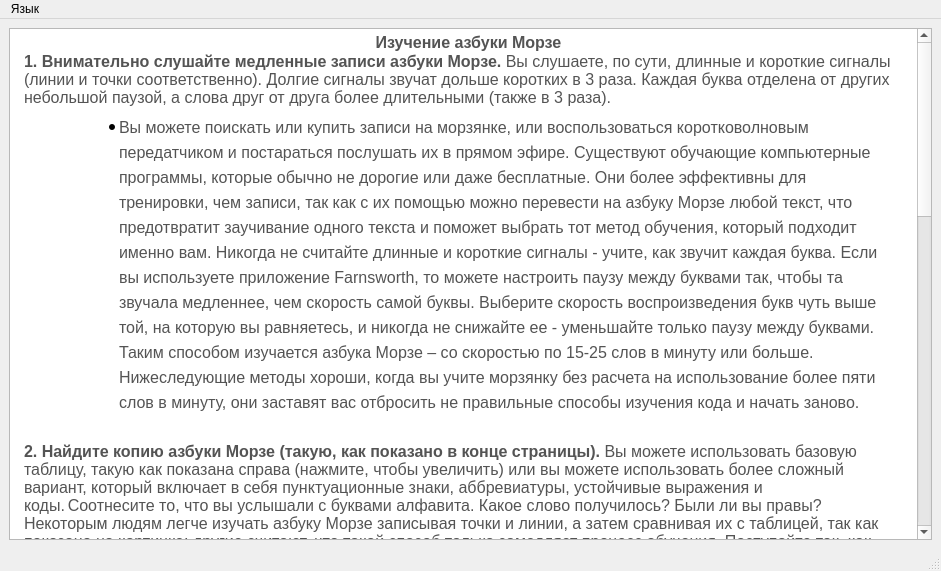
<?xml version="1.0" encoding="UTF-8"?>
<ui version="4.0">
 <class>studywindow</class>
 <widget class="QMainWindow" name="studywindow">
  <property name="geometry">
   <rect>
    <x>0</x>
    <y>0</y>
    <width>941</width>
    <height>571</height>
   </rect>
  </property>
  <property name="windowTitle">
   <string>MainWindow</string>
  </property>
  <widget class="QWidget" name="centralwidget">
   <layout class="QGridLayout" name="gridLayout">
    <item row="0" column="0">
     <widget class="QTextBrowser" name="textBrowser">
      <property name="enabled">
       <bool>true</bool>
      </property>
      <property name="sizePolicy">
       <sizepolicy hsizetype="Ignored" vsizetype="Ignored">
        <horstretch>0</horstretch>
        <verstretch>0</verstretch>
       </sizepolicy>
      </property>
      <property name="font">
       <font>
        <family>MS Shell Dlg 2</family>
        <pointsize>12</pointsize>
       </font>
      </property>
      <property name="html">
       <string>&lt;!DOCTYPE HTML PUBLIC &quot;-//W3C//DTD HTML 4.0//EN&quot; &quot;http://www.w3.org/TR/REC-html40/strict.dtd&quot;&gt;
&lt;html&gt;&lt;head&gt;&lt;meta name=&quot;qrichtext&quot; content=&quot;1&quot; /&gt;&lt;style type=&quot;text/css&quot;&gt;
p, li { white-space: pre-wrap; }
&lt;/style&gt;&lt;/head&gt;&lt;body style=&quot; font-family:'MS Shell Dlg 2'; font-size:12pt; font-weight:400; font-style:normal;&quot;&gt;
&lt;p align=&quot;center&quot; style=&quot; margin-top:0px; margin-bottom:0px; margin-left:10px; margin-right:0px; -qt-block-indent:0; text-indent:0px;&quot;&gt;&lt;span style=&quot; font-family:'Helvetica','Nimbus Sans L','Arial','Liberation Sans','sans-serif'; font-weight:600; color:#545454;&quot;&gt;Изучение азбуки Морзе&lt;/span&gt;&lt;/p&gt;
&lt;p style=&quot; margin-top:0px; margin-bottom:0px; margin-left:10px; margin-right:0px; -qt-block-indent:0; text-indent:0px;&quot;&gt;&lt;span style=&quot; font-family:'Helvetica','Nimbus Sans L','Arial','Liberation Sans','sans-serif'; font-weight:600; color:#545454;&quot;&gt;1. &lt;/span&gt;&lt;span style=&quot; font-family:'inherit'; font-size:16px; font-weight:600; color:#545454;&quot;&gt;Внимательно слушайте медленные записи азбуки Морзе.&lt;/span&gt;&lt;span style=&quot; font-family:'Helvetica','Nimbus Sans L','Arial','Liberation Sans','sans-serif'; font-size:16px; color:#545454;&quot;&gt; Вы слушаете, по сути, длинные и короткие сигналы (линии и точки соответственно). Долгие сигналы звучат дольше коротких в 3 раза. Каждая буква отделена от других небольшой паузой, а слова друг от друга более длительными (также в 3 раза).&lt;/span&gt;&lt;/p&gt;
&lt;ul style=&quot;margin-top: 0px; margin-bottom: 0px; margin-left: 0px; margin-right: 0px; -qt-list-indent: 1;&quot;&gt;&lt;li style=&quot; font-family:'inherit'; font-size:16px; color:#545454; background-color:#ffffff;&quot; style=&quot; margin-top:5px; margin-bottom:0px; margin-left:65px; margin-right:30px; -qt-block-indent:0; text-indent:0px; line-height:25px;&quot;&gt;&lt;span style=&quot; font-size:16px;&quot;&gt;Вы можете поискать или купить записи на морзянке, или воспользоваться коротковолновым передатчиком и постараться послушать их в прямом эфире. Существуют обучающие компьютерные программы, которые обычно не дорогие или даже бесплатные. Они более эффективны для тренировки, чем записи, так как с их помощью можно перевести на азбуку Морзе любой текст, что предотвратит заучивание одного текста и поможет выбрать тот метод обучения, который подходит именно вам. Никогда не считайте длинные и короткие сигналы - учите, как звучит каждая буква. Если вы используете приложение Farnsworth, то можете настроить паузу между буквами так, чтобы та звучала медленнее, чем скорость самой буквы. Выберите скорость воспроизведения букв чуть выше той, на которую вы равняетесь, и никогда не снижайте ее - уменьшайте только паузу между буквами. Таким способом изучается азбука Морзе – со скоростью по 15-25 слов в минуту или больше. Нижеследующие методы хороши, когда вы учите морзянку без расчета на использование более пяти слов в минуту, они заставят вас отбросить не правильные способы изучения кода и начать заново.&lt;/span&gt;&lt;/li&gt;&lt;/ul&gt;
&lt;p style=&quot;-qt-paragraph-type:empty; margin-top:5px; margin-bottom:0px; margin-left:65px; margin-right:30px; -qt-block-indent:1; text-indent:0px; line-height:25px; font-family:'inherit'; font-size:16px; color:#545454; background-color:#ffffff;&quot;&gt;&lt;br /&gt;&lt;/p&gt;
&lt;p style=&quot; margin-top:0px; margin-bottom:0px; margin-left:10px; margin-right:30px; -qt-block-indent:0; text-indent:0px;&quot;&gt;&lt;span style=&quot; font-family:'inherit'; font-size:16px; font-weight:600; color:#545454;&quot;&gt;2. Найдите копию азбуки Морзе (такую, как показано в конце страницы).&lt;/span&gt;&lt;span style=&quot; font-family:'Helvetica','Nimbus Sans L','Arial','Liberation Sans','sans-serif'; font-size:16px; color:#545454;&quot;&gt; Вы можете использовать базовую таблицу, такую как показана справа (нажмите, чтобы увеличить) или вы можете использовать более сложный вариант, который включает в себя пунктуационные знаки, аббревиатуры, устойчивые выражения и коды.&lt;/span&gt;&lt;span style=&quot; font-family:'inherit'; font-size:16px; color:#545454; vertical-align:super;&quot;&gt; &lt;/span&gt;&lt;span style=&quot; font-family:'Helvetica','Nimbus Sans L','Arial','Liberation Sans','sans-serif'; font-size:16px; color:#545454;&quot;&gt;Соотнесите то, что вы услышали с буквами алфавита. Какое слово получилось? Были ли вы правы?Некоторым людям легче изучать азбуку Морзе записывая точки и линии, а затем сравнивая их с таблицей, так как показано на картинке; другие считают, что такой способ только замедляет процесс обучения. Поступайте так, как вам больше нравиться. Если вы выберете способ, который не предполагает транскрипции записанных точек и линий, то вы можете использовать таблицу произношения, которая содержит звуки сигналов азбуки Морзе, таким образом, как вы их слышите.&lt;/span&gt;&lt;/p&gt;
&lt;p style=&quot;-qt-paragraph-type:empty; margin-top:0px; margin-bottom:0px; margin-left:10px; margin-right:30px; -qt-block-indent:0; text-indent:0px; font-family:'Helvetica','Nimbus Sans L','Arial','Liberation Sans','sans-serif'; font-size:16px; color:#545454;&quot;&gt;&lt;br /&gt;&lt;/p&gt;
&lt;p style=&quot; margin-top:0px; margin-bottom:0px; margin-left:10px; margin-right:30px; -qt-block-indent:0; text-indent:0px;&quot;&gt;&lt;span style=&quot; font-family:'Helvetica','Nimbus Sans L','Arial','Liberation Sans','sans-serif'; font-weight:600; color:#545454;&quot;&gt;3. &lt;/span&gt;&lt;span style=&quot; font-family:'inherit'; font-size:16px; font-weight:600; color:#545454;&quot;&gt;Произносите.&lt;/span&gt;&lt;span style=&quot; font-family:'Helvetica','Nimbus Sans L','Arial','Liberation Sans','sans-serif'; font-size:16px; color:#545454;&quot;&gt; Отрабатывайте перевод простых слов и предложений на азбуку Морзе. Вначале вы можете записать слово, затем озвучить его, но со временем вам надо постараться сразу проговаривать слово. Вот, к примеру, английское слово “cat”. &lt;/span&gt;&lt;/p&gt;
&lt;p style=&quot; margin-top:0px; margin-bottom:0px; margin-left:10px; margin-right:30px; -qt-block-indent:0; text-indent:0px;&quot;&gt;&lt;span style=&quot; font-family:'Helvetica','Nimbus Sans L','Arial','Liberation Sans','sans-serif'; font-size:16px; color:#545454;&quot;&gt;Запишите его: &amp;quot;&lt;/span&gt;&lt;span style=&quot; font-family:'inherit'; font-size:16px; color:#545454;&quot;&gt;-.-.&amp;quot;   &amp;quot;.-&amp;quot;   &amp;quot;-&amp;quot;, &lt;/span&gt;&lt;span style=&quot; font-family:'Helvetica','Nimbus Sans L','Arial','Liberation Sans','sans-serif'; font-size:16px; color:#545454;&quot;&gt;после озвучьте слово (вы можете использовать кнопки на мобильном телефоне или озвучить с помощью голоса – именно этот способ, скорее всего, поможет вам скорее освоить азбуку Морзе). Чтобы произносить азбуку Морзе, вы должны помнить, что дит произносится с коротким «и» и глухой «т». Дах – это короткий звук. На английском языке слово “cat” произноситься как «дах-ди-дах-ди ди-дах дах». Как только вы освоитесь, выберите детскую книгу и постарайтесь перевести ее текст в азбуку Морзе, без записывания букв. Запишите себя и проиграйте запись после, чтобы проверить насколько правильно вы справились.&lt;/span&gt;&lt;/p&gt;
&lt;ul style=&quot;margin-top: 0px; margin-bottom: 0px; margin-left: 0px; margin-right: 0px; -qt-list-indent: 1;&quot;&gt;&lt;li style=&quot; font-family:'inherit'; font-size:16px; color:#545454; background-color:#ffffff;&quot; style=&quot; margin-top:5px; margin-bottom:0px; margin-left:65px; margin-right:30px; -qt-block-indent:0; text-indent:0px; line-height:25px;&quot;&gt;&lt;span style=&quot; font-size:16px;&quot;&gt;Не забывайте про паузы. Каждую букву должны отделять паузы, по длине равные озвучке тире (т.е. в три раза дольше звучания точки). Каждое слово должно окружаться паузами, длина пауз - порядка 7 длин звучания точки. Чем лучше вы отработаете расстановку пауз, тем проще будет понять ваш код.&lt;/span&gt;&lt;/li&gt;&lt;/ul&gt;
&lt;p style=&quot;-qt-paragraph-type:empty; margin-top:5px; margin-bottom:0px; margin-left:65px; margin-right:30px; -qt-block-indent:1; text-indent:0px; line-height:25px; font-family:'inherit'; font-size:16px; color:#545454; background-color:#ffffff;&quot;&gt;&lt;br /&gt;&lt;/p&gt;
&lt;p style=&quot; margin-top:0px; margin-bottom:0px; margin-left:10px; margin-right:30px; -qt-block-indent:0; text-indent:0px;&quot;&gt;&lt;span style=&quot; font-family:'inherit'; font-size:16px; font-weight:600; color:#545454;&quot;&gt;4. Начните с запоминания самых простых букв.&lt;/span&gt;&lt;span style=&quot; font-family:'inherit'; font-size:16px; color:#545454; vertical-align:super;&quot;&gt; &lt;/span&gt;&lt;span style=&quot; font-family:'Helvetica','Nimbus Sans L','Arial','Liberation Sans','sans-serif'; font-size:16px; color:#545454;&quot;&gt;Если говорить про английский алфавит, то буква Т, обозначается как “-”, а буква Е, записывается как “.”. Буква М пишется как “- -”, а I - “. .”. Постепенно переходите к буквам, для записи которых требуется 3-4 символа точки или черточки подряд. Затем начните заучивать комбинации точек и линий, от простых к сложным. Самые сложные комбинации оставьте на изучение в последнюю очередь. К счастью к таким относятся самые редко используемые буквы (в английском языке это - Q, Y, X, и V), поэтому, как только вы поняли принцип построения букв в азбуке Морзе, то сфокусируйтесь на наиболее часто используемых буквах в начале. Обратите внимание, что в английском буквы E и T имеют самую короткую запись, а буквы K, Z, Q, и X имеют длинную форму записи.&lt;/span&gt;&lt;/p&gt;
&lt;p style=&quot;-qt-paragraph-type:empty; margin-top:0px; margin-bottom:0px; margin-left:10px; margin-right:30px; -qt-block-indent:0; text-indent:0px; font-family:'Helvetica','Nimbus Sans L','Arial','Liberation Sans','sans-serif'; font-size:16px; color:#545454;&quot;&gt;&lt;br /&gt;&lt;/p&gt;
&lt;p style=&quot; margin-top:0px; margin-bottom:0px; margin-left:10px; margin-right:30px; -qt-block-indent:0; text-indent:0px;&quot;&gt;&lt;span style=&quot; font-family:'Helvetica','Nimbus Sans L','Arial','Liberation Sans','sans-serif'; font-weight:600; color:#545454;&quot;&gt;5. &lt;/span&gt;&lt;span style=&quot; font-family:'inherit'; font-size:16px; font-weight:600; color:#545454;&quot;&gt;Создавайте ассоциации.&lt;/span&gt;&lt;span style=&quot; font-family:'Helvetica','Nimbus Sans L','Arial','Liberation Sans','sans-serif'; font-size:16px; color:#545454;&quot;&gt; Например, “п” - “пи-лаа-поо-ёт, пи-лаа-ноо-ет”. С учетом того, что в мире существует больше одного алфавита, а вы читаете эту статью на русском языке, то вам, скорее всего, интересны ассоциации, подходящие для символов русского алфавита. По этой причине мы не приводим в данном пункте варианты для латиницы. Вместо этого мы советуем вам изучить статью, обратив особое внимание на мнемоническую форму каждой буквы. Существуют мнемонические коды для запоминания азбуки Морзе, которые придуманы много лет назад; вы можете купить их или найти их в интернете.&lt;/span&gt;&lt;/p&gt;
&lt;ul style=&quot;margin-top: 0px; margin-bottom: 0px; margin-left: 0px; margin-right: 0px; -qt-list-indent: 1;&quot;&gt;&lt;li style=&quot; font-family:'inherit'; font-size:16px; color:#545454; background-color:#ffffff;&quot; style=&quot; margin-top:5px; margin-bottom:0px; margin-left:65px; margin-right:30px; -qt-block-indent:0; text-indent:0px; line-height:25px;&quot;&gt;&lt;span style=&quot; font-size:16px;&quot;&gt;Если вы любите музыку, то попробуйте выстроить ассоциации между морзянкой и мелодиями, с которыми вы знакомы. Так, симфония №5 Бетховена и ее характерное начало (да-да-да-даааа) могут встать рядом с латинской буквой “V” или римской цифрой “5”. Кстати, не правда ли, “победная” мелодия? Во время Второй Мировой вещание BBC начиналось с этих 4 нот именно из-за их ассоциации с английским словом “victory”, (победа)!&lt;/span&gt;&lt;/li&gt;&lt;/ul&gt;
&lt;p style=&quot;-qt-paragraph-type:empty; margin-top:5px; margin-bottom:0px; margin-left:65px; margin-right:30px; -qt-block-indent:1; text-indent:0px; line-height:25px; font-family:'inherit'; font-size:16px; color:#545454; background-color:#ffffff;&quot;&gt;&lt;br /&gt;&lt;/p&gt;
&lt;p style=&quot; margin-top:0px; margin-bottom:0px; margin-left:10px; margin-right:30px; -qt-block-indent:0; text-indent:0px;&quot;&gt;&lt;span style=&quot; font-family:'inherit'; font-size:16px; font-weight:600; color:#545454;&quot;&gt;6. Получайте удовольствие от обучения.&lt;/span&gt;&lt;span style=&quot; font-family:'Helvetica','Nimbus Sans L','Arial','Liberation Sans','sans-serif'; font-size:16px; color:#545454;&quot;&gt; Хотите привлечь друзей в изучение? Научите их моргать по азбуке Морзе. И если, скажем, друг отведет вас на не удачное свидание вслепую, то вы можете проморгать ему “SOS”! Используйте азбуку Морзе, чтобы зашифровать свои секретные записи, или вести дневник или даже рассказывать пошлые шутки, чтобы никто кроме вас и ваших друзей этого их не понял! Отправьте кому-нибудь открытку с текстом на морзянке. Признайтесь на морзянке в любви (это очень романтично). В общем, веселитесь, делайте то, что вам нравится, используя для этого азбуку Морзе - и вы выучите ее гораздо быстрее.&lt;/span&gt;&lt;/p&gt;&lt;/body&gt;&lt;/html&gt;</string>
      </property>
     </widget>
    </item>
   </layout>
  </widget>
  <widget class="QMenuBar" name="menubar">
   <property name="geometry">
    <rect>
     <x>0</x>
     <y>0</y>
     <width>941</width>
     <height>26</height>
    </rect>
   </property>
   <widget class="QMenu" name="menu">
    <property name="title">
     <string>Язык</string>
    </property>
    <addaction name="action"/>
    <addaction name="action_2"/>
   </widget>
   <addaction name="menu"/>
  </widget>
  <widget class="QStatusBar" name="statusbar"/>
  <action name="action">
   <property name="text">
    <string>Русский</string>
   </property>
  </action>
  <action name="action_2">
   <property name="text">
    <string>Английский</string>
   </property>
  </action>
 </widget>
 <resources/>
 <connections/>
</ui>
